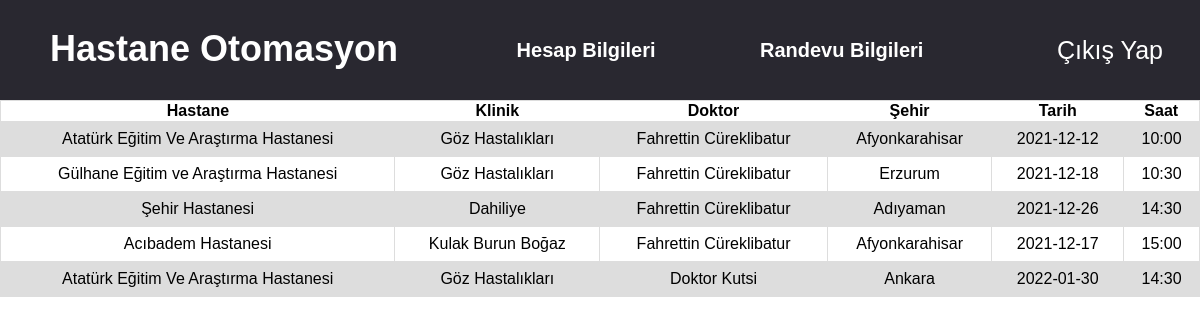
The app's page /randevu.php (signed in) with its own data.
### tables this page shows
CREATE TABLE `randevu` (
  `randevu_id` int NOT NULL,
  `randevu_sehir` varchar(20) NOT NULL,
  `randevu_tarih` date NOT NULL,
  `randevu_hastane` varchar(50) NOT NULL,
  `randevu_klinik` varchar(20) NOT NULL,
  `randevu_doktor` varchar(25) NOT NULL,
  `randevu_hasta_id` int NOT NULL,
  `randevu_saat` varchar(20) NOT NULL
);

### randevu.php (the view, shortened to what this page needs)
<?php include 'header.php'; ?>
<!DOCTYPE html>
<html lang="tr">
<head>
</head>
<body>
<table>
    <tr>
        <th>Hastane</th>
        <th>Klinik</th>
        <th>Doktor</th>
        <th>Şehir</th>
        <th>Tarih</th>
        <th>Saat</th>
    </tr>
    <?php
    $randevu_sor = $db->prepare("SELECT * FROM randevu
    INNER JOIN kullanici ON randevu.randevu_hasta_id = kullanici.kullanici_id WHERE kullanici_tc=:kullanici_tc");
    $randevu_sor->execute([
        'kullanici_tc' => $_SESSION['userkullanici_tc']
    ]);
    while ($randevu_cek = $randevu_sor->fetch(PDO::FETCH_ASSOC)) { ?>
    <tr>
        <td><?php echo $randevu_cek['randevu_hastane']; ?></td>
        <td><?php echo $randevu_cek['randevu_klinik']; ?></td>
        <td><?php echo $randevu_cek['randevu_doktor']; ?></td>
        <td><?php echo $randevu_cek['randevu_sehir']; ?></td>
        <td><?php echo $randevu_cek['randevu_tarih']; ?></td>
        <td><?php echo $randevu_cek['randevu_saat']; ?></td>
    </tr>
    <?php } ?>
    </table>
</body>
</html>

### header.php (shortened to what this page needs)
<!DOCTYPE html>
<html lang="tr">
<head>
    <link rel="stylesheet" href="style.css">
</head>
<body>
<div class="ust_bar">
    <a href="anasayfa.php"><h1>Hastane Otomasyon</h1></a>
    <div class="menu">
        <a href="hesap.php"><h5>Hesap Bilgileri</h5></a>
        <a href="randevu.php"><h5>Randevu Bilgileri</h5></a>
    </div>
</div>
<a href="logout.php"><div class="cikis">
    Çıkış Yap
</div></a>
</body>
</html>

### style.css (style rules this page uses)
body { padding: 0; margin: 0; font-family: 'helvetica', sans-serif; text-align: center; background-color: #ffffff; }
::placeholder { font: 25px; text-align: center; }
a { font-size: 18px; color: (100, 100, 100); }
.ust_bar { position: relative; width: 85%; height: 100px; left: 0; background: #292830; top: 0; }
.ust_bar h1 { position: absolute; left: 50px; line-height: 50px; color: white; }
.menu h5 { position: relative; display: inline; padding: 50px; line-height: 100px; font-size: 20px; color: white; text-decoration: none; }
.menu { position: absolute; width: 600px; height: 100px; background: #292830; right: 0; }
a { text-decoration: none; }
.cikis { position: absolute; width: 15%; height: 100px; background: #292830; right: 0; color: white; text-align: center; line-height: 100px; font-size: 25px; cursor: pointer; top: 0; }
table { font-family: Arial, Helvetica, sans-serif; border-collapse: collapse; width: 100%; }
td, tr { border: 1px solid #dddddd; text-align: center; padding: 8px; }
tr:nth-child(even) { background: #dddddd; }

### records on screen
randevu: randevu_hastane "Atatürk Eğitim Ve Araştırma Hastanesi", randevu_klinik "Göz Hastalıkları", randevu_doktor "Fahrettin Cüreklibatur", randevu_sehir "Afyonkarahisar", randevu_tarih "2021-12-12", randevu_saat "10:00"
randevu: randevu_hastane "Gülhane Eğitim ve Araştırma Hastanesi", randevu_klinik "Göz Hastalıkları", randevu_doktor "Fahrettin Cüreklibatur", randevu_sehir "Erzurum", randevu_tarih "2021-12-18", randevu_saat "10:30"
randevu: randevu_hastane "Şehir Hastanesi", randevu_klinik "Dahiliye", randevu_doktor "Fahrettin Cüreklibatur", randevu_sehir "Adıyaman", randevu_tarih "2021-12-26", randevu_saat "14:30"
randevu: randevu_hastane "Acıbadem Hastanesi", randevu_klinik "Kulak Burun Boğaz", randevu_doktor "Fahrettin Cüreklibatur", randevu_sehir "Afyonkarahisar", randevu_tarih "2021-12-17", randevu_saat "15:00"
randevu: randevu_hastane "Atatürk Eğitim Ve Araştırma Hastanesi", randevu_klinik "Göz Hastalıkları", randevu_doktor "Doktor Kutsi", randevu_sehir "Ankara", randevu_tarih "2022-01-30", randevu_saat "14:30"
